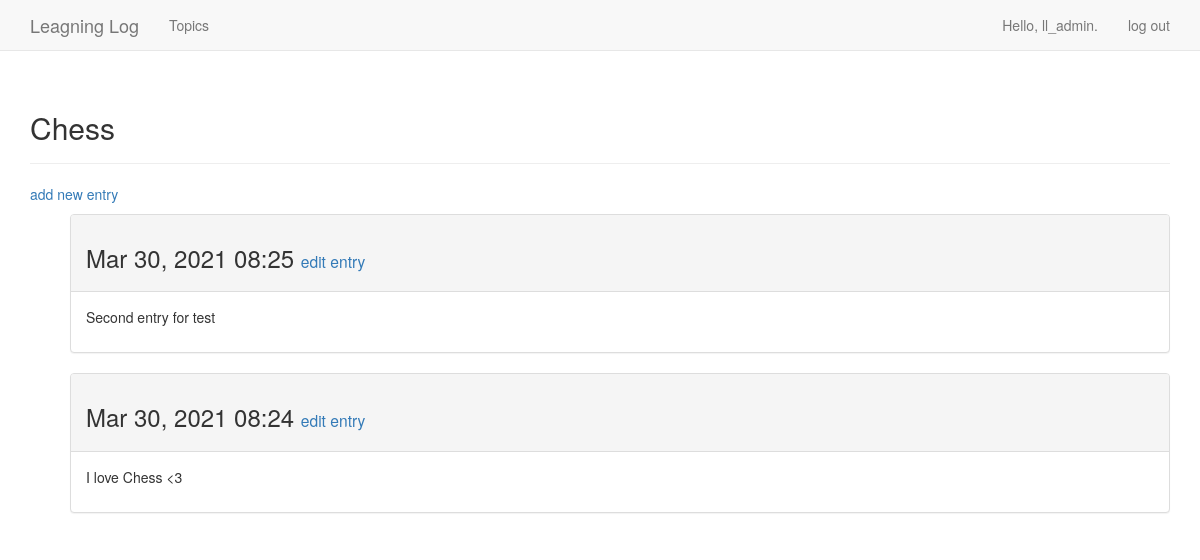
The page /topics/1/ (signed in) on the database as committed earlier.
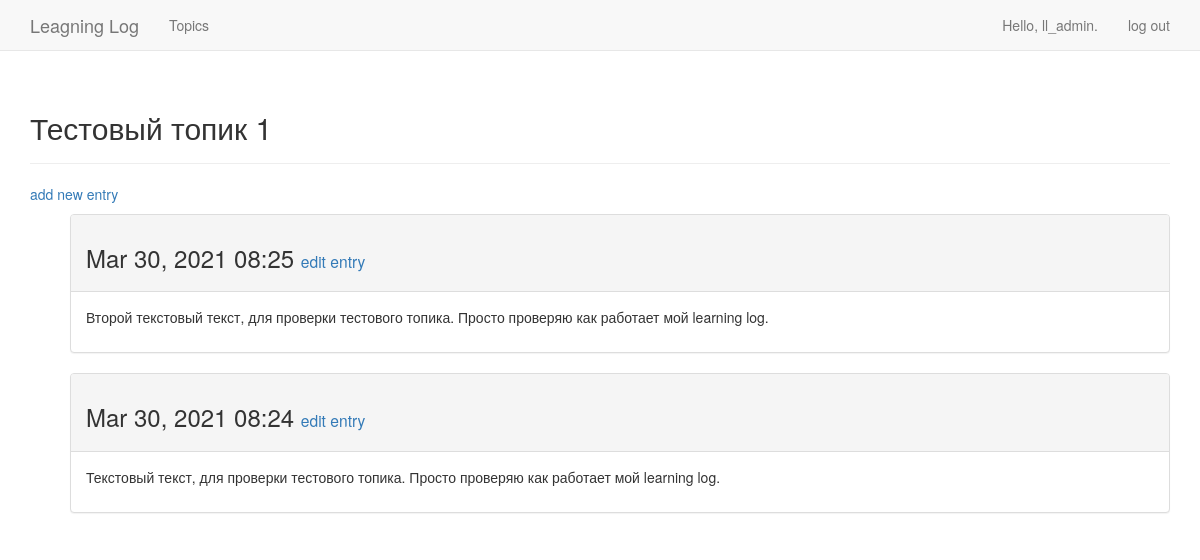
The same page on the database as committed later.
### learning_logs/models.py (models this page shows, shortened)
class Topic(models.Model):
    text = models.CharField(max_length=200)
    date_added = models.DateTimeField(auto_now_add=True)
    owner = models.ForeignKey(User, on_delete=models.DO_NOTHING)
    def __str__(self):
        return self.text

class Entry(models.Model):
    topic = models.ForeignKey(Topic, on_delete=models.DO_NOTHING)
    text = models.TextField()
    date_added = models.DateTimeField(auto_now_add=True)
    class Meta:
        verbose_name_plural = 'entries'

### learning_logs/views.py (the view)
# urls.py: url(r'^topics/(?P<topic_id>\d+)/$', views.topic, name = 'topic'),
@login_required
def topic(request, topic_id):
    topic = Topic.objects.get(id=topic_id)
    if topic.owner != request.user:
        raise Http404
    entries = topic.entry_set.order_by('-date_added')
    context = {'topic': topic, 'entries': entries}
    return render(request, 'learning_logs/topic.html', context)

### learning_logs/templates/learning_logs/topic.html
{% extends 'learning_logs/base.html' %}
{% block header %}
<h2>{{ topic }}</h2>
{% endblock header %}
{% block content %}
<p>
    <a href="{% url 'learning_logs:new_entry' topic.id %}">add new entry</a>
    </p>
<ul>
    {% for entry in entries %}
        <div class="panel panel-default">
        <div class="panel-heading">
            <h3>
                {{ entry.date_added|date:'M d, Y H:i' }}
                <small>
                    <a href="{% url 'learning_logs:edit_entry' entry.id %}">
                    edit entry</a>
                </small>
            </h3>
        </div>
        <div class="panel-body">
            {{ entry.text|linebreaks }}
            </div>
            </div>
    {%empty%}
    <li>
        There are no entries for this topic yet.
    </li>
    {% endfor %}
</ul>
{% endblock content %}

Rows that differ between the two databases and show on the page:
changed Topic: text "Chess" → "Тестовый топик 1"
changed Entry: text "Second entry for test" → "Второй текстовый текст, для проверки тестового топика. Просто проверяю как работает мой learning log."
changed Entry: text "I love Chess <3" → "Текстовый текст, для проверки тестового топика. Просто проверяю как работает мой learning log."
